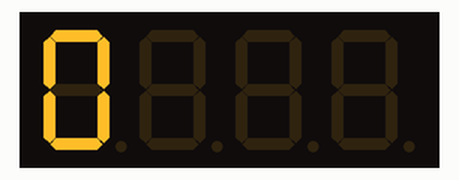
The sketch below on a simulated Arduino Uno, built with avr-gcc and run on an emulated ATmega328P. Shown: 4-digit seven-segment display.

Above: at 0.03 s.
At 4.99 s:
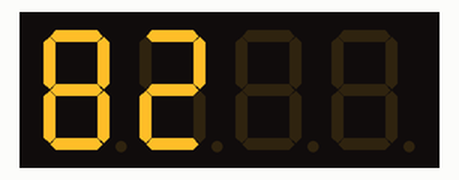
At 9.97 s:
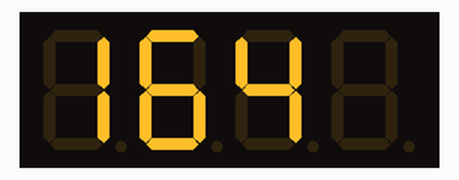
At 19.92 s:
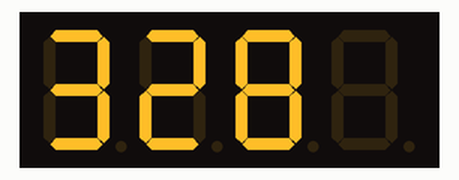
At 29.88 s:
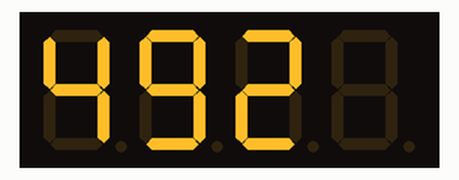
At 39.84 s:
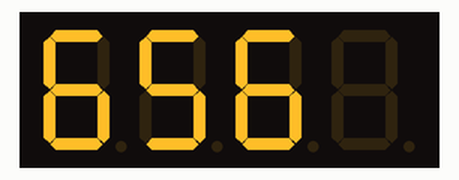

The sketch:

display_test.ino
```cpp
/******************************************************************
 * Programa de test de la pantalla LED de 4 dígitos (TM1637)
 *
 * by: Jorge Guilló <jguillo@gmail.com>
 */

// Librería
#include "TM1637.h"

// Pines
#define SDA A4
#define SCL A5

// Pantalla
TM1637 disp(SCL,SDA);

// Número que se muestra en la pantalla
int n = 0;

void setup() {
  // Configuración pines
  pinMode(SDA, OUTPUT);
  pinMode(SCL, OUTPUT);

  // Inicialización de la pantalla
  disp.set(BRIGHT_TYPICAL);//BRIGHT_TYPICAL = 2,BRIGHT_DARKEST = 0,BRIGHTEST = 7;
  disp.init(D4056A);//D4056A is the type of the module

}

void loop() {
    // Muestra el número durante 50ms
    disp.display(n);
    delay(50);
    // Incrementa el número
    n++;
    // Si hemos llegado a 10000, vuelve a 0
    if (n > 9999) {
      n = 0;
    }
}
```
